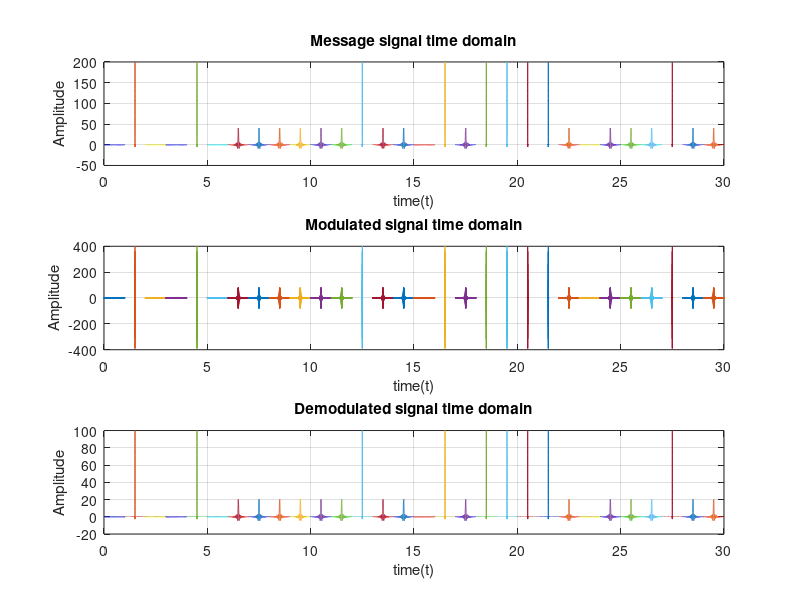
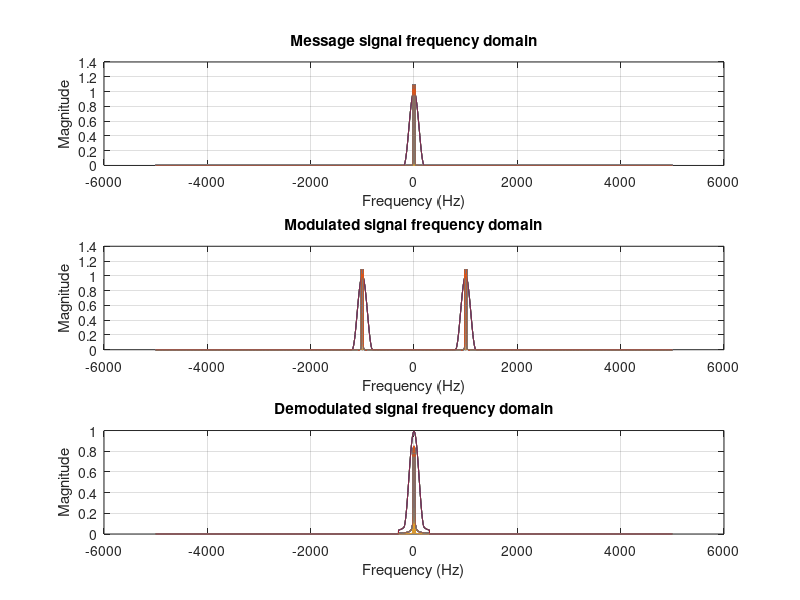

Recreate these plots in MATLAB, in order.
clear


signal_duration = 29;

for T = 0:signal_duration
    
    % defining the common parameters
    
    N = 20; % Sum of last 3 digits of ID
    
    start_time = 0;
    stop_time = 1;
    f_carrier = 1000;
    fs = 10*f_carrier;
    ts = 1/fs;
    time = start_time:ts:stop_time;
    carrier_signal_t = 2*cos(2*pi.*f_carrier.*(time - (start_time + stop_time) / 2));
    carrier_signal_f = fftshift(abs(fft(carrier_signal_t)/fs));
    
    len_time = length(time) ;
    freq_axis = linspace(-fs/2,fs/2, len_time);
    
    % Defining the message signal
    choose_signal = randi([1,3]);
    if (choose_signal == 1)
        message_t = cos(2*pi*N*(time - (start_time+stop_time)/2));
    elseif (choose_signal == 2)
        message_t = 2*N*sinc(2*N*(time - (start_time+stop_time)/2));
    else
        message_t = 200*(cos(pi*200.*(time - (-start_time+stop_time)/2))./(1 - (2*200.*(time - (-start_time+stop_time)/2)).^2)).*sinc(200.*(time - (-start_time+stop_time)/2));
    end
    message_f = fftshift(abs(fft(message_t)/fs));
    
    % Modulating the message signal
    message_mod_t = message_t .*carrier_signal_t;
    message_mod_f = fftshift(abs(fft(message_mod_t))/fs);
    
    % Modelling noise
    mu = 0;
    sigma_square = 0.01;
    sigma = sqrt(sigma_square);
    noise = mu + sigma * randn(numel(time),1);
   
    % Defining the channel - Multiplied with carrier to shift it to the carrier frequency.
    B = 300;
    channel_t = 2*B*sinc(2*B*(time - (start_time + stop_time) / 2)).*carrier_signal_t;
    output_t = conv(message_mod_t,channel_t,'same')/fs + noise';
    output_f = fftshift(abs(fft(output_t)/fs));
   
    
    % demodulation - the divide by 4 factor is to account for the
    % Amplititude of 2 which has been multiplied to the signal twice
    % beforehand.
    B_LPF = 300;
    output_predemod_t = (carrier_signal_t/4).*output_t;
    LPF_t = 2*B_LPF*sinc(2*B_LPF*(time - (start_time + stop_time) / 2));
    output_demod_t = conv(LPF_t, output_predemod_t,'same')/fs;

    output_predemod_f = conv(output_f, carrier_signal_f/4, 'same');
    LPF_f = rectpuls(freq_axis, 2*B_LPF);
    output_demod_f = output_predemod_f.*LPF_f;
    
  
    figure(1)
    hold all
    subplot(3,1,1) 
    plot(time + T, message_t);
    title('Message signal time domain')
    xlabel('time(t)')
    ylabel('Amplitude')
    grid on
    hold on
    %axis([0  inf -2 2]) 
   
    subplot(3,1,2)
    plot(time + T, message_mod_t)
    title('Modulated signal time domain')
    xlabel('time(t)')
    ylabel('Amplitude')
    hold on
    grid on
    % xlim([0, 0.1])
    
    subplot(3,1,3)
    plot(time + T, output_demod_t)
    title('Demodulated signal time domain')
    xlabel('time(t)')
    ylabel('Amplitude')
    hold on
    grid on
   
    figure(2)
    subplot(3,1,1)
    plot(freq_axis, message_f)
    title('Message signal frequency domain')
    xlabel('Frequency (Hz)')
    ylabel('Magnitude')
    grid on
    hold on
    % axis([-35 35 0 0.6])
    
    subplot(3,1,2)
    plot(freq_axis, message_mod_f)
    title('Modulated signal frequency domain')
    xlabel('Frequency (Hz)')
    ylabel('Magnitude')
    grid on
    hold on
    % axis([-600 600 0 0.6])
   
    subplot(3,1,3)
    plot(freq_axis, output_demod_f)
    title('Demodulated signal frequency domain')
    xlabel('Frequency (Hz)')
    ylabel('Magnitude')
    grid on
    hold on
    % axis([-35 35 0 inf])
    
end
